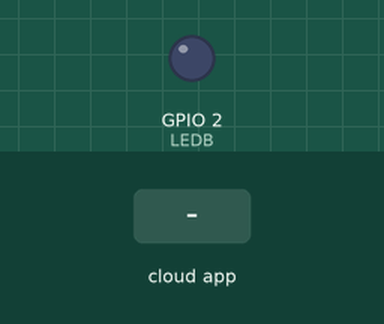
Simulated run of this sketch. Board: ESP32. Shown: output pins drawn as LEDs (lit = HIGH). The test bench sets the inputs (shaded band). The RemoteXY app is connected; what the sketch prints to the serial monitor is not drawn.

Above: at 1.2 s.
1.3 s: the phone or cloud app sets button_1 to 1
At 2.5 s:
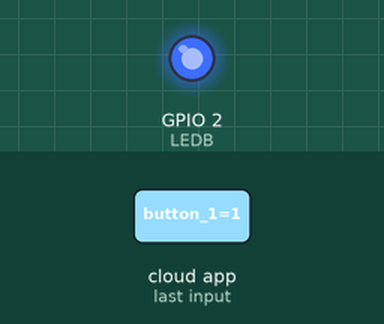
2.8 s: the phone or cloud app sets button_1 to 0
At 3.8 s:
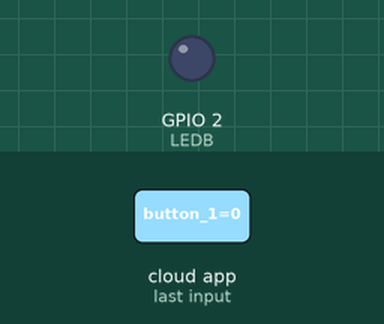
Timing chart, 0 to 5.8 s (numbered marks = the images above; inputs shaded):
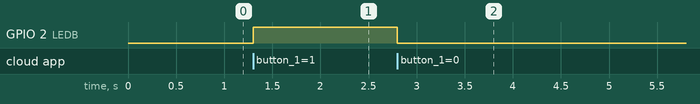

Measured:
- after the input at 1.3 s, GPIO 2 (LEDB): LOW → HIGH at once
- after the input at 2.8 s, GPIO 2 (LEDB): HIGH → LOW at once

The sketch:

LED_BLINK_Bluetooth.ino
```cpp
/*
Sensores :
1. humedad relativa (valor en %)
2. presión atmosférica (valor en mbar)
3. temperatura (valor en °C)
4. velocidad del viento (valor en m/s)
5. cantidad de lluvia (valor en mm/h)


*/

//////////////////////////////////////////////
//        RemoteXY include library          //
//////////////////////////////////////////////

// RemoteXY select connection mode and include library
#define REMOTEXY_MODE__ESP32CORE_BLUETOOTH
#include <BluetoothSerial.h>

#include <RemoteXY.h>

// RemoteXY connection settings
#define REMOTEXY_BLUETOOTH_NAME "RemoteXY"


// RemoteXY configurate
#pragma pack(push, 1)
uint8_t RemoteXY_CONF[] =   // 28 bytes
{ 255, 1, 0, 1, 0, 21, 0, 16, 126, 1, 70, 16, 23, 17, 18, 18, 26, 37, 0, 1,
  0, 23, 50, 19, 19, 2, 31, 0
};

// this structure defines all the variables and events of your control interface
struct {

  // input variables
  uint8_t button_1; // =1 if button pressed, else =0

  // output variables
  uint8_t led_1; // led state 0 .. 1

  // other variable
  uint8_t connect_flag;  // =1 if wire connected, else =0

} RemoteXY;
#pragma pack(pop)

/////////////////////////////////////////////
//           END RemoteXY include          //
/////////////////////////////////////////////

#define LEDB 2 //Define GPIO2
#define SW 14//Define GPIO14

void setup()
{

  pinMode(LEDB, OUTPUT);
  pinMode(SW, INPUT);
  RemoteXY_Init ();
  Serial.begin(115200);
  // TODO you setup code

}

void loop()
{
  RemoteXY_Handler ();
  Serial.print (RemoteXY.led_1);
  Serial.print(" ");
  Serial.print (RemoteXY.button_1);
  Serial.print(" ");

  if (RemoteXY.button_1 == 1) {
    digitalWrite(LEDB, HIGH);
    RemoteXY.led_1 = HIGH;
  } else {
    digitalWrite(LEDB, LOW);
    RemoteXY.led_1 = LOW;
  }

}
```
